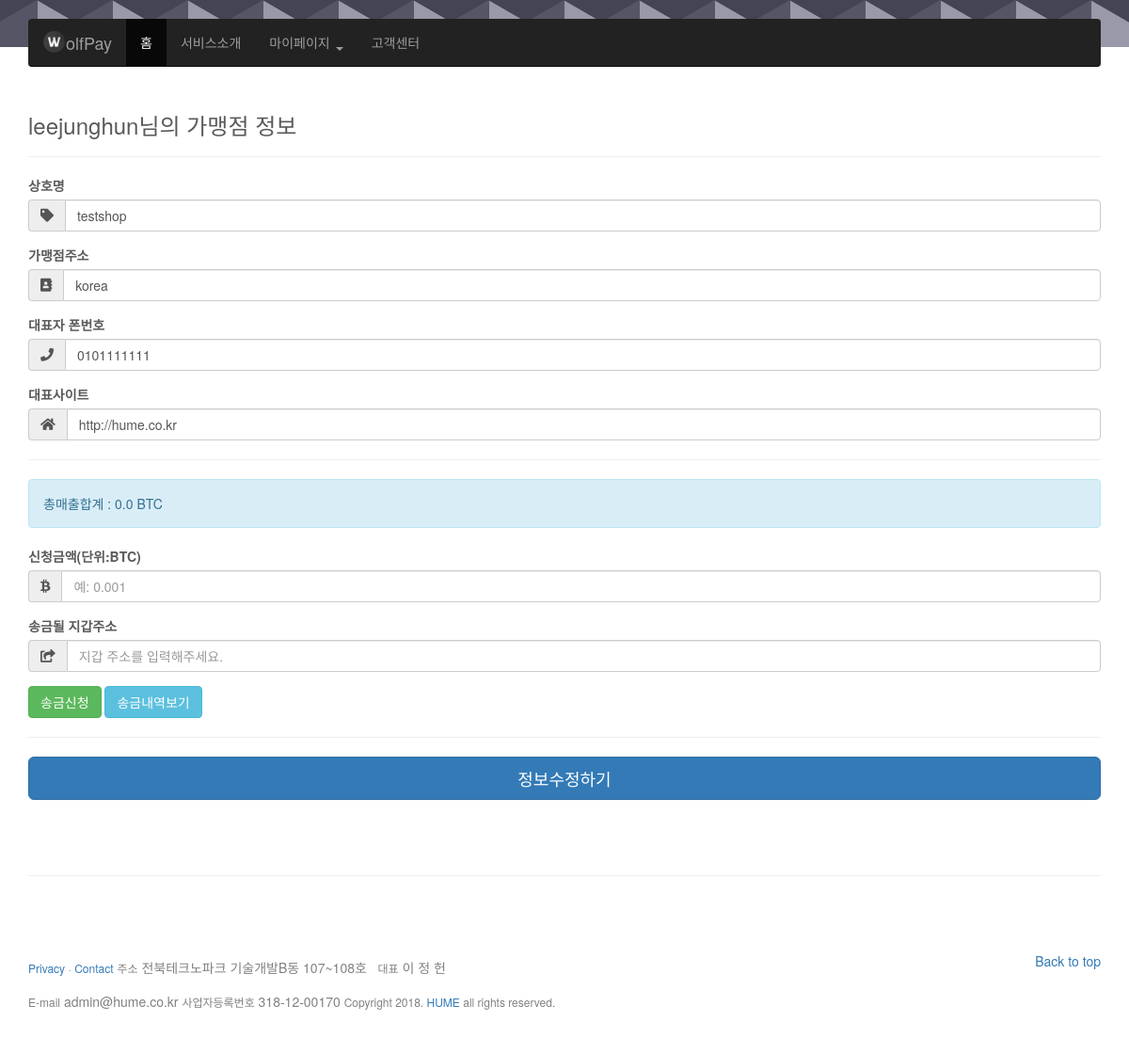
/wolfpay/info/ (signed in), run on an earlier commit of the app's database.
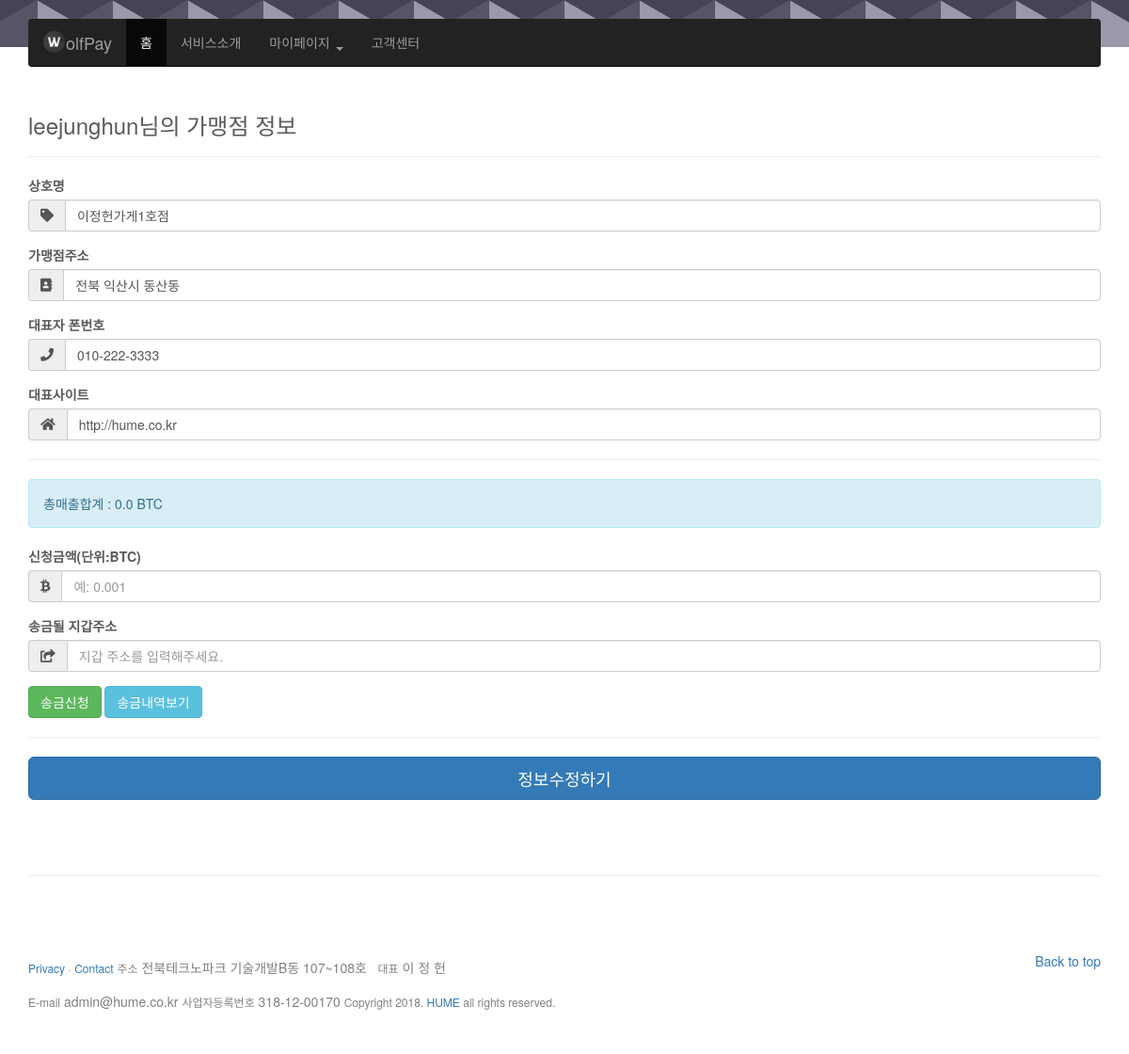
And on a later commit of the database.
### wolfpay/models.py (models this page shows, shortened)
class Shop(models.Model):
	name=models.CharField(max_length=200)
	addr=models.CharField(max_length=200)
	phone=models.CharField(max_length=200)
	site=models.CharField(max_length=200)
	user=models.OneToOneField(User,on_delete=models.CASCADE)

### wolfpay/views.py (the view)
def info(request):
	if request.user.is_authenticated:
		s=Shop.objects.get(user=request.user)
		if request.method=="POST":
			name=request.POST['name']
			addr=request.POST['addr']
			phone=request.POST['phone']
			site=request.POST['site']
			s.name=name;s.addr=addr;s.phone=phone;s.site=site;
			s.save()
			return render(request,"wolfpay/complete_product.html",{'msg':'수정이 완료되었습니다.'})
		else:
			total=Transaction.objects.filter(sid=s).aggregate(sum=Sum('receive'))
			return render(request,"wolfpay/info.html",{'s':s,'total':total['sum']})
	else:
		return redirect('login')

### wolfpay/templates/wolfpay/info.html (shortened to what this page needs)
{% extends "wolfpay/index.html" %}
{% block content %}
{% load staticfiles %}
<link href="{% static 'wolfpay/css/info.css' %}" rel="stylesheet">
<link href="https://use.fontawesome.com/releases/v5.0.6/css/all.css" rel="stylesheet">
<form method="POST">
	<h3 class="form-signin-heading">{{ s.user.username }}님의 가맹점 정보</h3>
	<hr>
	<div class="form-group">
		<label for="name" class="cols-sm-2 control-label">상호명</label>
		<div class="cols-sm-10">
			<div class="input-group">
				<span class="input-group-addon"><i class="fa fa-tag" aria-hidden="true"></i></span>
				<input type="text" class="form-control" name="name" id="name"  value="{{ s.name }}" required autofocus/>
			</div>
		</div>
	</div>
	<div class="form-group">
		<label for="name" class="cols-sm-2 control-label">가맹점주소</label>
		<div class="cols-sm-10">
			<div class="input-group">
				<span class="input-group-addon"><i class="fa fa-address-book" aria-hidden="true"></i></span>
				<input type="text" class="form-control" name="addr" id="addr"  value="{{ s.addr }}" required/>
			</div>
		</div>
	</div>
	<div class="form-group">
		<label for="name" class="cols-sm-2 control-label">대표자 폰번호</label>
		<div class="cols-sm-10">
			<div class="input-group">
				<span class="input-group-addon"><i class="fas fa-phone" aria-hidden="true"></i></span>
				<input type="text" class="form-control" name="phone" id="phone"  value="{{ s.phone }}" required/>
			</div>
		</div>
	</div>
	<div class="form-group">
		<label for="name" class="cols-sm-2 control-label">대표사이트</label>
		<div class="cols-sm-10">
			<div class="input-group">
				<span class="input-group-addon"><i class="fas fa-home" aria-hidden="true"></i></span>
				<input type="text" class="form-control" name="site" id="site" value="{{ s.site }}" required/>
			</div>
		</div>
	</div>
	<hr>
	<div class="alert alert-info" role="alert">
  		{% if total is None %}
			총매출합계 : 0.0 BTC
		{% else %}
			총매출합계 : {{ total }} BTC
		{% endif %}
	</div>
	<div class="form-group">
		<label for="name" class="cols-sm-2 control-label">신청금액(단위:BTC)</label>
		<div class="cols-sm-10">
			<div class="input-group">
				<span class="input-group-addon"><i class="fab fa-btc" aria-hidden="true"></i></span>
				<input type="text" class="form-control" id="price" placeholder='예: 0.001'/>
			</div>
		</div>
	</div>
	<div class="form-group">
		<label for="name" class="cols-sm-2 control-label">송금될 지갑주소</label>
		<div class="cols-sm-10">
			<div class="input-group">
				<span class="input-group-addon"><i class="fas fa-share-square" aria-hidden="true"></i></span>
				<input type="text" class="form-control" id="btcaddr" placeholder='지갑 주소를 입력해주세요.'/>
			</div>
		</div>
	</div>
	<button type="button" class="btn btn-success" onclick='send()'>송금신청</button>
	<button type="button" class="btn btn-info" onclick='sendlist()'>송금내역보기</button>
	<hr>
	<button type="submit" class="btn btn-primary btn-lg btn-block">정보수정하기</button>
</form>
{% endblock %}

What changed in the data, as far as the page shows it:
changed Shop "http://hume.co.kr": name "testshop" → "이정헌가게1호점"; addr "korea" → "전북 익산시 동산동"; phone "0101111111" → "010-222-3333"
